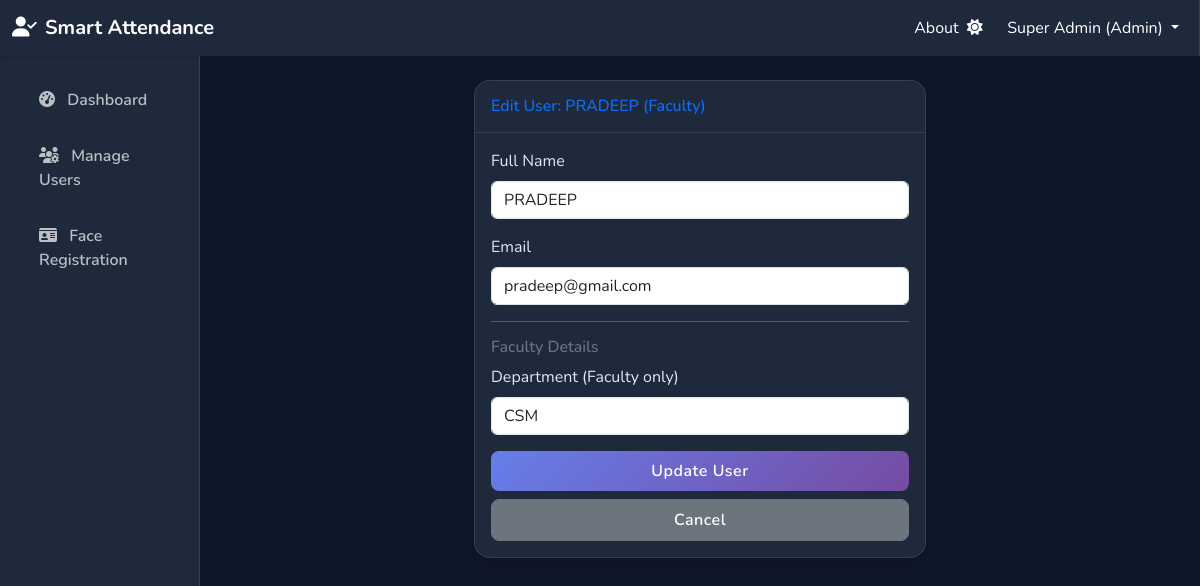
/admin/edit_user/3 (signed in), run on an earlier commit of the app's database.
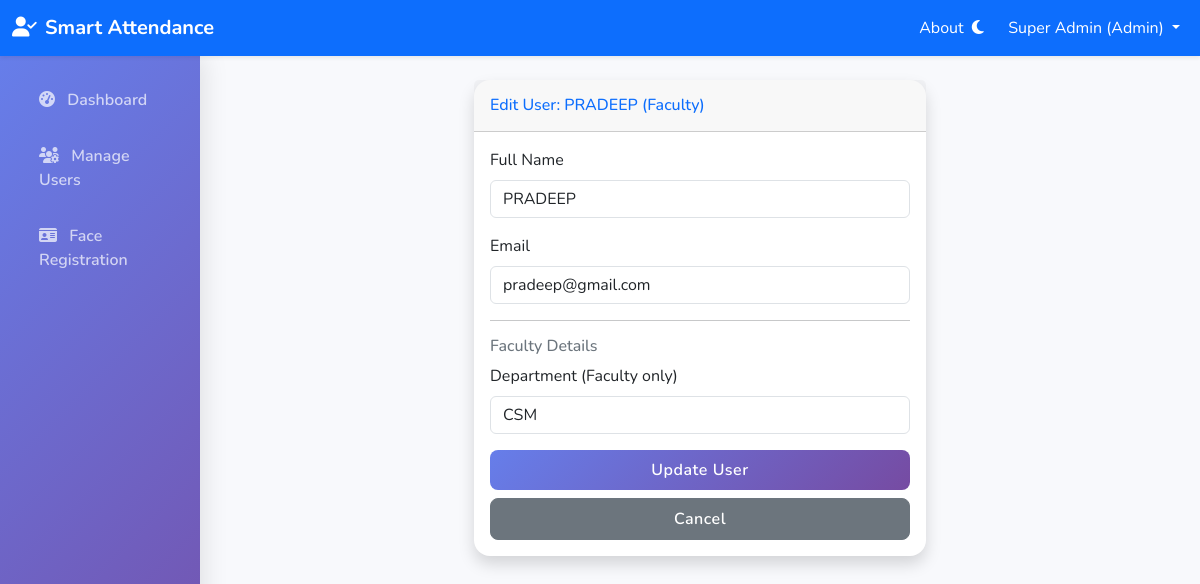
And on a later commit of the database.
### app/admin/routes.py (the view)
@admin.route("/admin/edit_user/<int:user_id>", methods=['GET', 'POST'])
@login_required
def edit_user(user_id):
    if current_user.role != 'admin':
        return redirect(url_for('main.home'))
    user = User.query.get_or_404(user_id)
    form = EditUserForm(original_email=user.email)
    if form.validate_on_submit():
        user.name = form.name.data
        user.email = form.email.data
        if user.role == 'student' and user.student_profile:
            user.student_profile.roll_no = form.roll_no.data
            user.student_profile.class_name = form.class_name.data
            user.student_profile.department = form.student_dept.data
        elif user.role == 'faculty' and user.faculty_profile:
            user.faculty_profile.department = form.faculty_dept.data
        db.session.commit()
        flash(f'User {user.name} has been updated!', 'success')
        return redirect(url_for('admin.manage_users'))
    elif request.method == 'GET':
        form.name.data = user.name
        form.email.data = user.email
        if user.role == 'student' and user.student_profile:
            form.roll_no.data = user.student_profile.roll_no
            form.class_name.data = user.student_profile.class_name
            form.student_dept.data = user.student_profile.department
        elif user.role == 'faculty' and user.faculty_profile:
            form.faculty_dept.data = user.faculty_profile.department
    return render_template('admin/edit_user.html', title='Edit User', form=form, user=user)

### app/admin/forms.py (shortened to what this page needs)
class EditUserForm(FlaskForm):
    name = StringField('Full Name', validators=[DataRequired(), Length(min=2, max=100)])
    email = StringField('Email', validators=[DataRequired(), Email()])
    roll_no = StringField('Roll No (Students only)')
    class_name = StringField('Class Code (e.g. CS-A)')
    student_dept = StringField('Department')
    faculty_dept = StringField('Department (Faculty only)')
    submit = SubmitField('Update User')
    def __init__(self, original_email, *args, **kwargs):
        super(EditUserForm, self).__init__(*args, **kwargs)
        self.original_email = original_email

### app/models.py (called while the page is built)
@login_manager.user_loader
def load_user(user_id):
    return User.query.get(int(user_id))

### app/templates/admin/edit_user.html (shortened to what this page needs)
{% extends "base.html" %}
{% block content %}
<div class="container">
    <div class="row justify-content-center">
        <div class="col-lg-6">
            <div class="card shadow mb-4">
                <div class="card-header py-3">
                    <h6 class="m-0 font-weight-bold text-primary">Edit User: {{ user.name }} ({{ user.role|title }})
                    </h6>
                </div>
                <div class="card-body">
                    <form method="POST" action="">
                        <div class="mb-3">
                            {{ form.name.label(class="form-label") }}
                            {{ form.name(class="form-control") }}
                        </div>
                        <div class="mb-3">
                            {{ form.email.label(class="form-label") }}
                            {{ form.email(class="form-control") }}
                        </div>
                        {% if user.role == 'student' %}
                        <hr>
                        <h6 class="text-secondary">Student Details</h6>
                        <div class="mb-3">
                            {{ form.roll_no.label(class="form-label") }}
                            {{ form.roll_no(class="form-control") }}
                        </div>
                        <div class="row mb-3">
                            <div class="col-md-6">
                                {{ form.class_name.label(class="form-label") }}
                                {{ form.class_name(class="form-control") }}
                            </div>
                            <div class="col-md-6">
                                {{ form.student_dept.label(class="form-label") }}
                                {{ form.student_dept(class="form-control") }}
                            </div>
                        </div>
                        {% elif user.role == 'faculty' %}
                        <hr>
                        <h6 class="text-secondary">Faculty Details</h6>
                        <div class="mb-3">
                            {{ form.faculty_dept.label(class="form-label") }}
                            {{ form.faculty_dept(class="form-control") }}
                        </div>
                        {% endif %}
                        <div class="d-grid gap-2">
                            {{ form.submit(class="btn btn-primary") }}
                            <a href="{{ url_for('admin.manage_users') }}" class="btn btn-secondary">Cancel</a>
                        </div>
                    </form>
                </div>
            </div>
        </div>
    </div>
</div>
{% endblock %}

### app/templates/base.html (shortened to what this page needs)
<!DOCTYPE html>
<html lang="en">
<head>
    <link href="https://cdn.jsdelivr.net/npm/bootstrap@5.3.0/dist/css/bootstrap.min.css" rel="stylesheet">
    <link rel="stylesheet" href="{{ url_for('static', filename='css/style.css') }}">
    <link rel="stylesheet" href="https://cdnjs.cloudflare.com/ajax/libs/font-awesome/6.4.0/css/all.min.css">
</head>
<body class="{{ 'dark-mode' if current_user.is_authenticated and current_user.theme == 'dark' else '' }}">
    <nav class="navbar navbar-expand-lg navbar-dark bg-primary shadow-sm">
        <div class="container-fluid">
            <a class="navbar-brand fw-bold" href="{{ url_for('main.home') }}">
                <i class="fas fa-user-check me-2"></i>Smart Attendance
            </a>
            <div class="collapse navbar-collapse" id="navContent">
                <ul class="navbar-nav ms-auto mb-2 mb-lg-0">
                    {% if current_user.is_authenticated %}
                    <li class="nav-item">
                        <a class="nav-link text-white" href="{{ url_for('main.about') }}">About</a>
                    </li>
                    <li class="nav-item d-flex align-items-center me-3">
                        <form action="{{ url_for('main.toggle_theme') }}" method="POST" class="d-inline">
                            <button type="submit" class="btn btn-link nav-link p-0 text-white" title="Toggle Theme">
                                {% if current_user.theme == 'dark' %}
                                <i class="fas fa-sun"></i>
                                {% else %}
                                <i class="fas fa-moon"></i>
                                {% endif %}
                            </button>
                        </form>
                    </li>
                    <li class="nav-item dropdown">
                        <a class="nav-link dropdown-toggle text-white" href="#" role="button" data-bs-toggle="dropdown">
                            {{ current_user.name }} ({{ current_user.role|title }})
                        </a>
                    </li>
                    {% endif %}
                </ul>
            </div>
        </div>
    </nav>
    <div class="container-fluid">
        <div class="row">
            {% if current_user.is_authenticated %}
            <nav class="col-md-3 col-lg-2 d-md-block sidebar collapse px-0">
                <div class="position-sticky pt-3">
                    <ul class="nav flex-column ps-2">
                        {% if current_user.role == 'admin' %}
                        <li class="nav-item">
                            <a class="nav-link {{ 'active' if request.endpoint == 'admin.dashboard' else '' }}"
                                href="{{ url_for('admin.dashboard') }}">
                                <i class="fas fa-tachometer-alt me-2"></i> Dashboard
                            </a>
                        </li>
                        <li class="nav-item">
                            <a class="nav-link {{ 'active' if 'register_user' in request.endpoint else '' }}"
                                href="{{ url_for('admin.register_user') }}">
                                <i class="fas fa-users-cog me-2"></i> Manage Users
                            </a>
                        </li>
                        <li class="nav-item">
                            <a class="nav-link {{ 'active' if 'face' in request.endpoint else '' }}"
                                href="{{ url_for('admin.register_face_selection') }}">
                                <i class="fas fa-id-card me-2"></i> Face Registration
                            </a>
                        </li>
                        {% endif %}
                    </ul>
                </div>
            </nav>
            <main class="col-md-9 ms-sm-auto col-lg-10 px-md-4 py-4">
                {% else %}
                <main class="col-12 px-md-4 py-4">
                    {% endif %}
                    {% block content %}{% endblock %}
                </main>
        </div>
    </div>
</body>
</html>

What changed in the data, as far as the page shows it:
changed User "Super Admin": theme "dark" → "light" (drawn)
